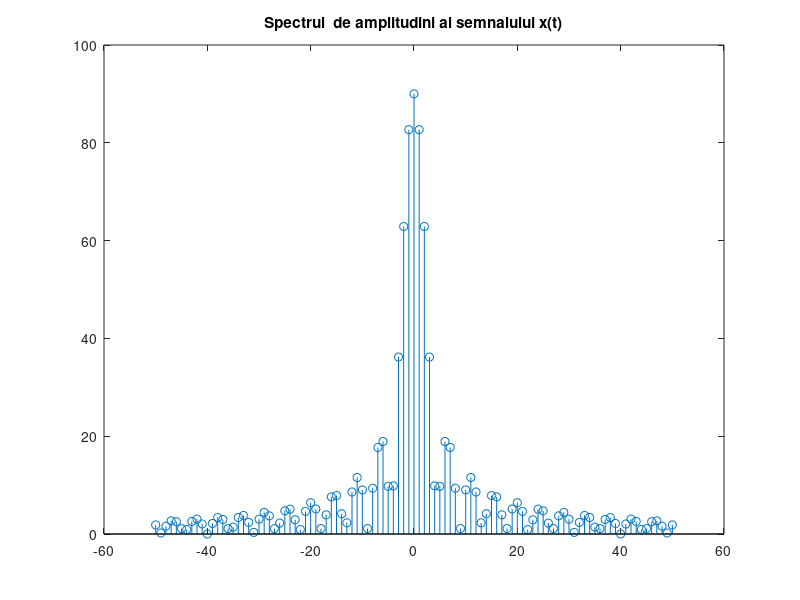
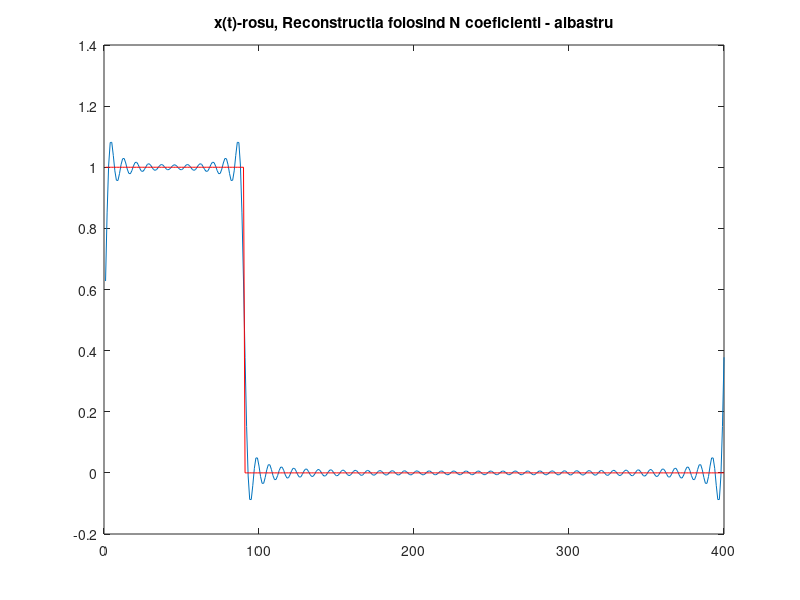

The MATLAB source for these figures, in order:
%Cnal Iosif Andrei
%grupa 424D
    
    %Numarul de ordine 9
    %impar => dreptunghiular
    %Semnal dreptunghiular cu perioada P=40[sec]
    %Durata semnalelor D=9[sec]
    %Numar de coeficienti Fourier N=50
    
    P=40; 
    D=9; 
    N=50; 
    f=1/P; 
    w0=2*pi*f; %frecventa unghiulara
    rez=0.1; %rezolutia temporala a semnalului
    
    s1=[ones(1,D/rez),zeros(1,(P-D)/rez)]; %o perioada din semnalul dreptunghiular
    t=0:rez:P; %timpul echivalent petru o perioada
    perioada=P/rez;%numarul de esantioane dintr-o perioada
    inter1=0:rez:P;
    
    semnal=repmat(s1,1,5);
    
    
    
    %Determinam coeficientii Seriei Fourier Exponentiale
    xk=zeros(1,2*N+1);
    for m=-N:1:N
        for l=1:1:perioada
        xk(m+N+1)= xk(m+N+1)+semnal(l)*exp(-1i*m*w0*t(l));
        end
    end
    figure
    stem((-N:N),abs(xk)) %spectrul semnalului
    title('Spectrul  de amplitudini al semnalului x(t)') 
    s_rec=zeros(1,perioada); %initializam semnalul pe care il vom reconstrui
    for l=1:1:perioada
        for m=-N:1:N
            s_rec(l)= s_rec(l)+xk(m+N+1)*exp(1i*m*w0*t(l));
        end
    end
    s_rec=s_rec/perioada;%normam semnalul reconstruit
    figure
    plot(real(s_rec))
    hold on
    plot(s1,'color','r')
    title('x(t)-rosu, Reconstructia folosind N coeficienti - albastru')
    
    
    %Seriile Fourier( SFC, SFT, SFA) practic aproximeaza
    %semnalul periodic printr-o suma infinita de sinusuri sau cosinusuri
    %fiecare putand avea diferite frecvente si fiecare avand un coeficient propriu.
    %Numarul de termeni este finit, deci din start nu putem spune ca semnalul
    %initial este aproximat la perfectiune. Insa cu cat acest numar este     marit
    %cu atat creste buna aproximare adica scade marja de eroare. Concluzia 
    % este ca am aproximat semnalul initial cu o anumita marja de eroare data de
    %numarul de termeni.


